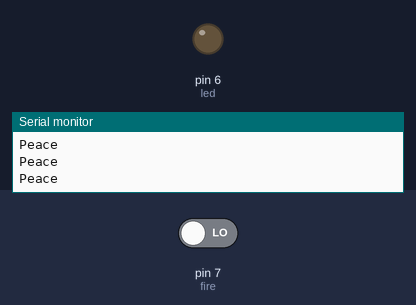
The sketch below on a simulated Arduino Uno, built with avr-gcc and run on an emulated ATmega328P. Parts: output pins drawn as LEDs (lit = HIGH), the last lines printed to the serial monitor. Inputs (shaded band) come from the test bench; at power-on: pin 7 (fire) LOW.

Above: at 1.2 s.
1.3 s: pin 7 (fire) driven HIGH
At 1.6 s:
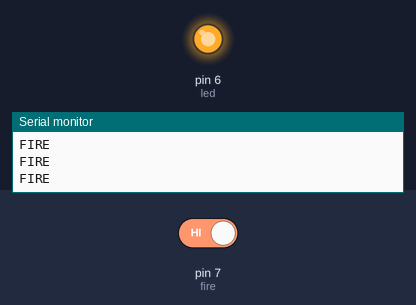
2.8 s: pin 7 (fire) driven LOW
At 4.1 s:
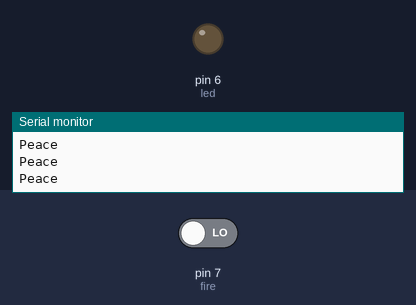
Timing chart, 0 to 5.8 s (numbered marks = the images above; inputs shaded):
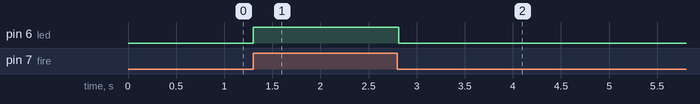

Measured:
- after the input at 1.3 s, pin 6 (led): LOW → HIGH at once
- after the input at 2.8 s, pin 6 (led): HIGH → LOW at once

The sketch:

firesensor.ino
```cpp
int led = 6; //led pin
int fire = 7; //sensor pin
int state = 0;


void setup() {
  Serial.begin(9600);
  pinMode(led, OUTPUT);
  pinMode(fire, INPUT); //read the sensor
}

void loop() {
  state = digitalRead(fire); //reciving the state

  if(state == HIGH) //if the state is high
  {
      digitalWrite(led, HIGH); //turn on led
      Serial.println("FIRE");

  }else{ //if state is low

    Serial.println("Peace");
    digitalWrite(led, LOW); //turn led off

  }

}
```
